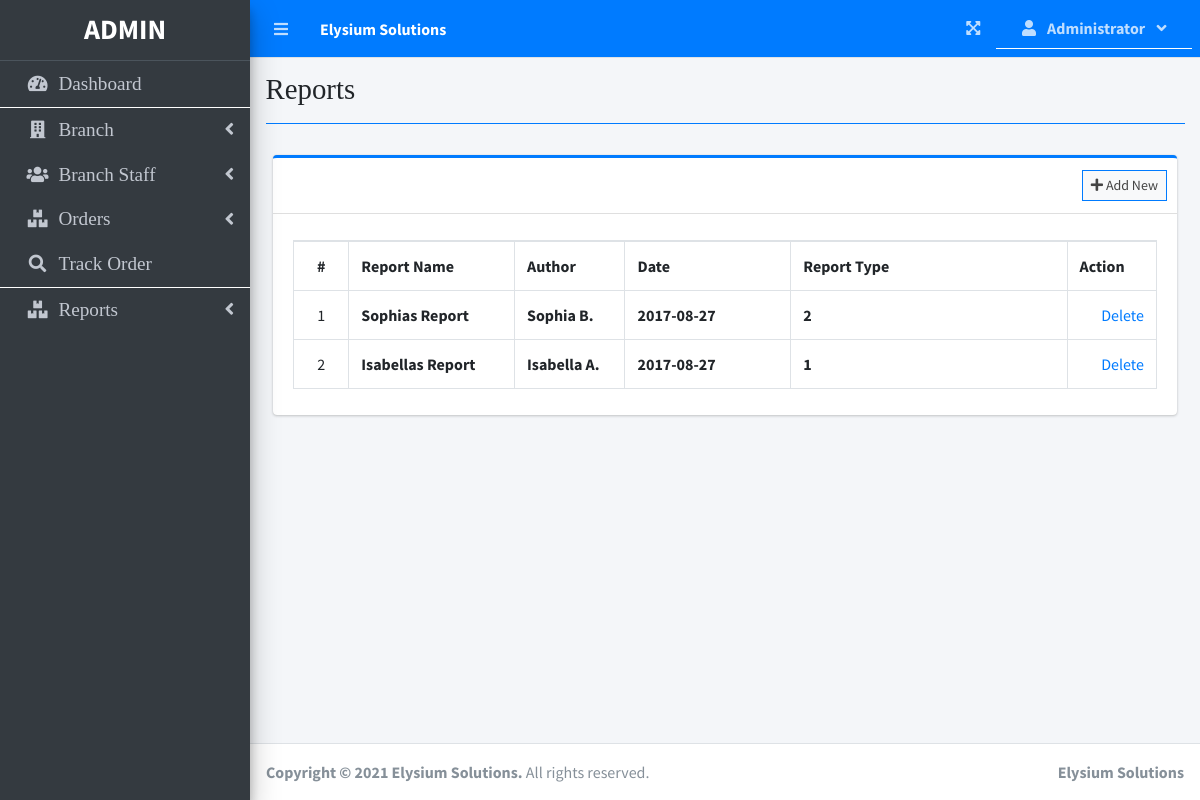
/index.php?page=reports (signed in), run on the app's committed database.
### tables this page shows
CREATE TABLE `reports` (
  `rep_id` int(11) NOT NULL,
  `rep_name` varchar(100) NOT NULL,
  `rep_author` varchar(100) NOT NULL,
  `rep_type` varchar(30) NOT NULL,
  `rep_date` varchar(30) NOT NULL
);

### reports.php (the view, shortened to what this page needs)
<?php include'db_connect.php';
require_once 'header.php';
$report_list = $report_obj->report_list();?>
<div class="col-lg-12">
	<div class="card card-outline card-primary">
		<div class="card-header">
			<div class="card-tools">
				<a class="btn btn-block btn-sm btn-default btn-flat border-primary " href="./index.php?page=create_report"><i class="fa fa-plus"></i> Add New</a>
			</div>
		</div>
		<div class="card-body">
			<table class="table tabe-hover table-bordered" id="list">
				 <colgroup>
					<col width="5%">
					<col width="15%">
					<col width="10%">
					<col width="15%">
					<col width="25%">
					<col width="8%">
				</colgroup
				<thead>
					<tr>
						<th class="text-center">#</th>
						<th>Report Name</th>
						<th>Author</th>
						<th>Date</th>
						<th>Report Type</th>
						<th>Action</th>
					</tr>
				<tbody>
					<?php
					$i = 1;
					$where = "";
					$qry = $conn->query("SELECT * from reports $where ");
					while($row= $qry->fetch_assoc()):
					?>
					<tr>
						<td class="text-center"><?php echo $i++ ?></td>
						<td><b><?php echo ucwords($row['rep_name']) ?></b></td>
						<td><b><?php echo ucwords($row['rep_author']) ?></b></td>
						<td><b><?php echo ucwords($row['rep_date']) ?></b></td>
						<td><b><?php echo ucwords($row['rep_type']) ?></b></td>
			<td class="text-right">
                    <a  href="<?php echo 'delete-report-info.php?id=' . $row["rep_id"] ?>" class="button button-red">Delete</a>
                </td>
					</tr>
				<?php endwhile; ?>
				</tbody>
			</table>
		</div>
	</div>
</div>

### reports.php (style rules this page uses)
table td { vertical-align: middle !important; }

### data on the page
reports: rep_name "Sophias Report", rep_author "Sophia B.", rep_date "2017-08-27", rep_type "2"
reports: rep_name "Isabellas Report", rep_author "Isabella A.", rep_date "2017-08-27", rep_type "1"

### other printed values
$_SESSION['system']['name'] "Elysium Solutions"
$_SESSION['login_firstname'] "Administrator"
$title "Reports"
